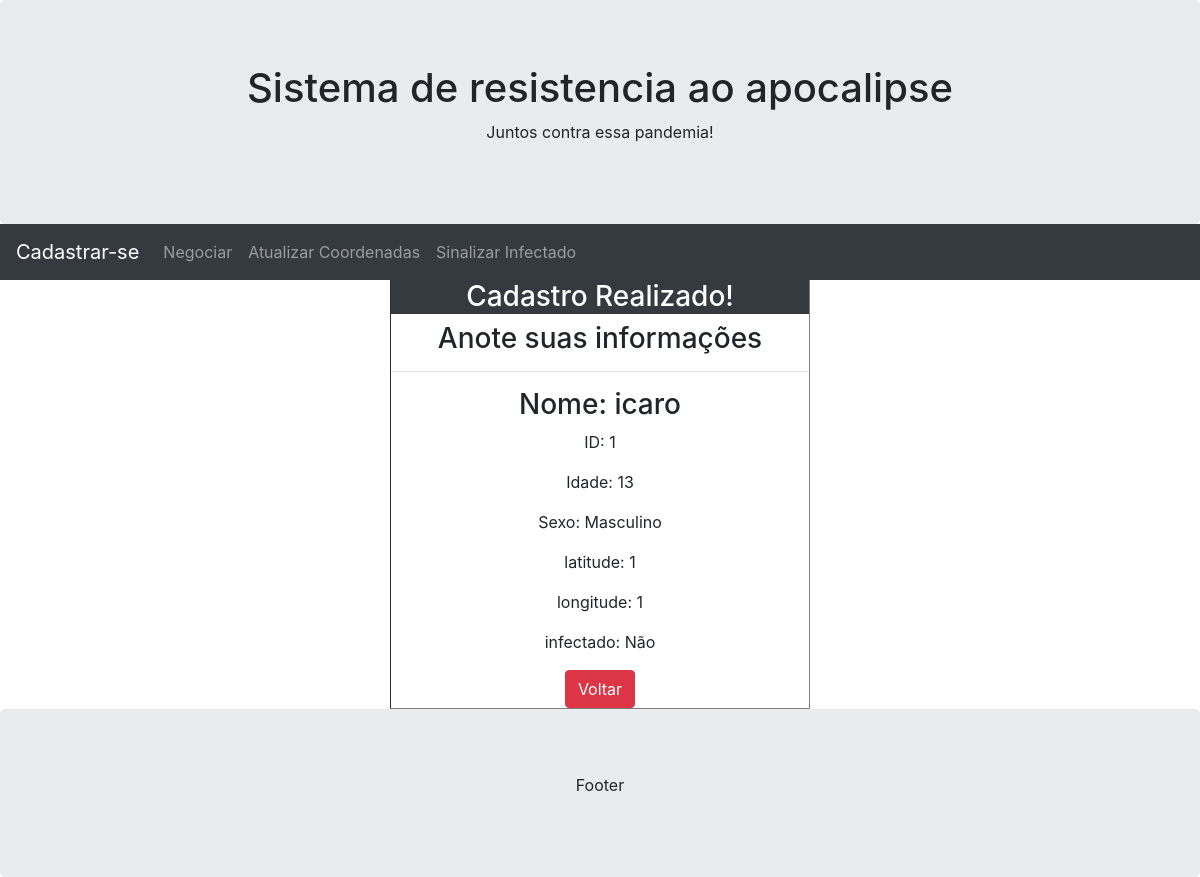
The app's page /sobreviventeViews/1 with its own data.
### cadastrar/models.py (models this page shows, shortened)
class Cadastros(models.Model):
    nome = models.CharField(max_length=100)
    idade = models.CharField(max_length=10)
    sexo = models.CharField(max_length=9, choices=SEXO, blank=True, null=False)
    latitude = models.IntegerField(default=None,blank=True, null=False)
    longitude = models.IntegerField(default=None,blank=True, null=False)
    status_infectado = models.CharField(max_length=4, default='Não', choices=STATUS_INFECTADO)

### cadastrar/views.py (the view)
# urls.py: path('sobreviventeViews/<int:id>', views.sobreviventeViews, name='sobrevivente'),
def sobreviventeViews(request, id):
    sobreviventeViews = get_object_or_404(Cadastros, pk=id)
    return render(request, 'formularios/sobreviventeViews.html', {'sobrevivente': sobreviventeViews})

### cadastrar/templates/formularios/sobreviventeViews.html (shortened to what this page needs)
{% extends 'base.html' %}
{% block content %}
<div class="container c-borda">
    <div class="main main m-borda">
    <header class="bg-dark text-white">
        <h3>Cadastro Realizado!</h3>
    </header>
    <div class="main central">
        <h3>Anote suas informações</h3><hr>
        <h3>Nome: {{sobrevivente.nome}}</h3>
        <p>ID: {{sobrevivente.id}}</p>
        <p>Idade: {{sobrevivente.idade}}</p>
        <p>Sexo: {{sobrevivente.sexo}}</p>
        <p>latitude: {{sobrevivente.latitude}}</p>
        <p>longitude: {{sobrevivente.longitude}}</p>
        <p>infectado: {{sobrevivente.status_infectado}}</p>
        <div class="central">
            <a href="/"><button type="button" class="btn btn-danger">Voltar</button></a>
        </div>
    </div>
    </div>
</div>
{% endblock %}

### cadastrar/static/css/style.css (style rules this page uses)
.c-borda { padding-left: 30%; padding-right: 30%; }
.central, header { text-align: center; }
.m-borda { border-left: 1px inset gray; border-right: 1px inset gray; border-bottom: 1px inset gray; }

### records on screen
Cadastros: nome "icaro", id "1", idade "13", sexo "Masculino", latitude "1", longitude "1", status_infectado "Não"
